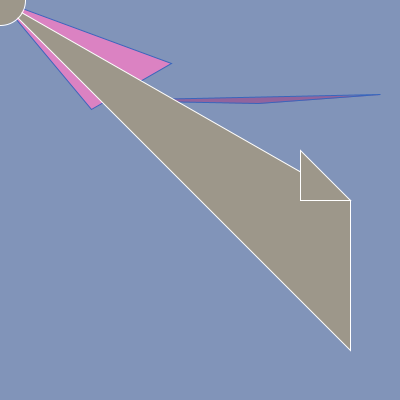
Frame 1 (no input)
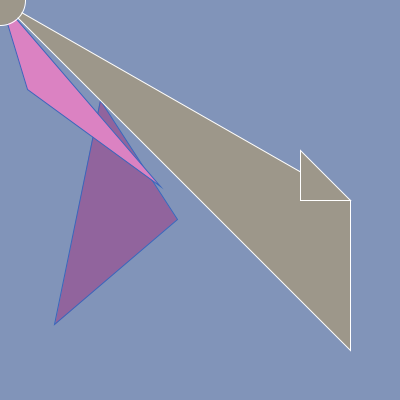
Frame 60 (the mouse pressed at the canvas centre just before this capture)
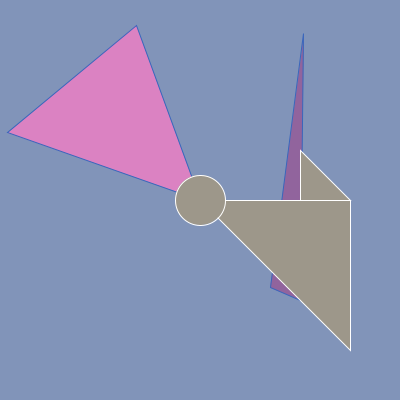
Frame 120 (the mouse held since frame 60 and released just before this capture)

The Processing sketch that drew these frames (run headless with seeded random() and noise(); from frame 60 on, the mouse is pressed at the canvas centre):

// Processing sketch: processing_108639
// ── processing_108639.pde

// copyright Yasha Mushtaq Mir
// HW-3 - 09.10.13 

float x, y, wd, ht;

// the dog caught the bird

void setup()
{
 size (400, 400);
 x=width;
 y=height;
 wd=width;
 ht=height;
 frameRate(8);
 }

void draw()
{
 background (129, 148, 185);
 // shadow bird
 stroke(57,102,188);
 fill (145,100,157);
 triangle(mouseX+100,mouseY+100,random(400),random(400),random(400),random(400));
 //bird
 stroke(57,102,188);
 fill (219,130,194);
 triangle(mouseX,mouseY, random(200), random(200), random(200),random(200));
 //dog
 fill (157, 151, 138);
 stroke(255);
 triangle (mouseX, mouseY, 350, 200, 350, 350);
 ellipse (mouseX, mouseY, 50,50);
 triangle (300, 150, 350, 200, 300, 200);
 
}
